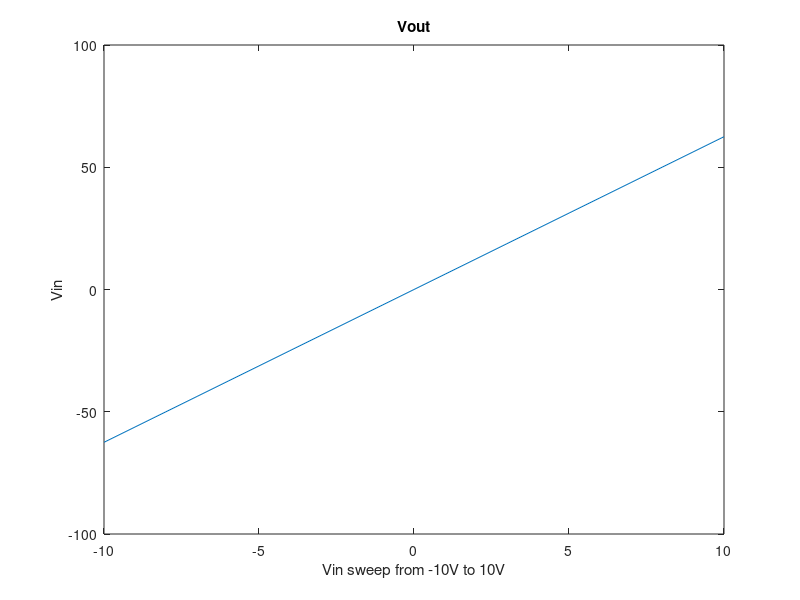
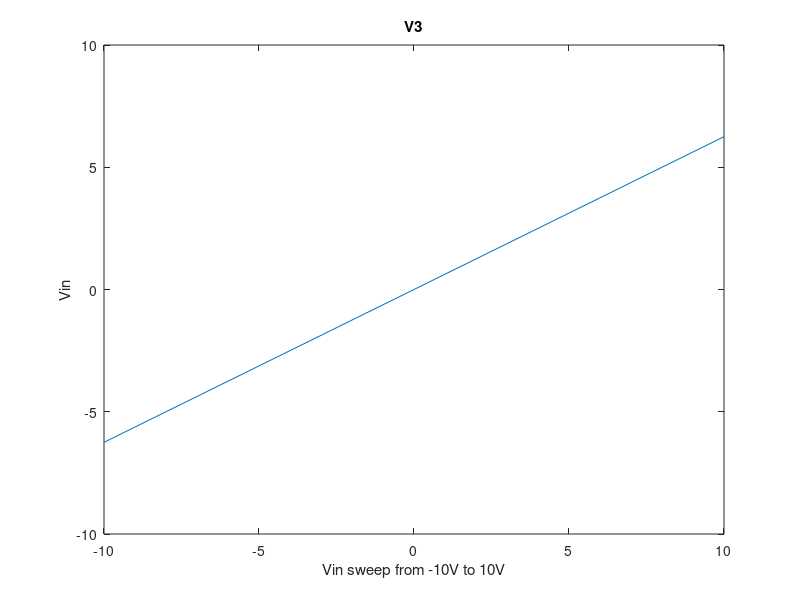
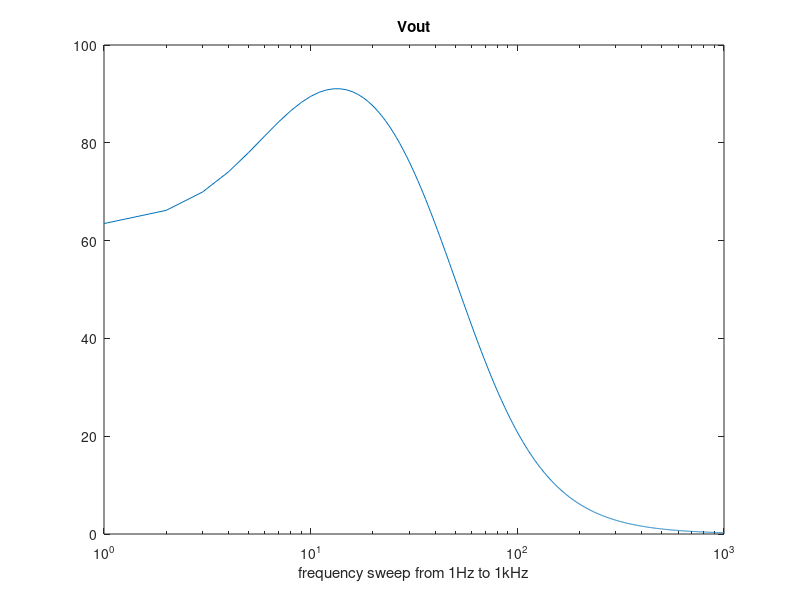
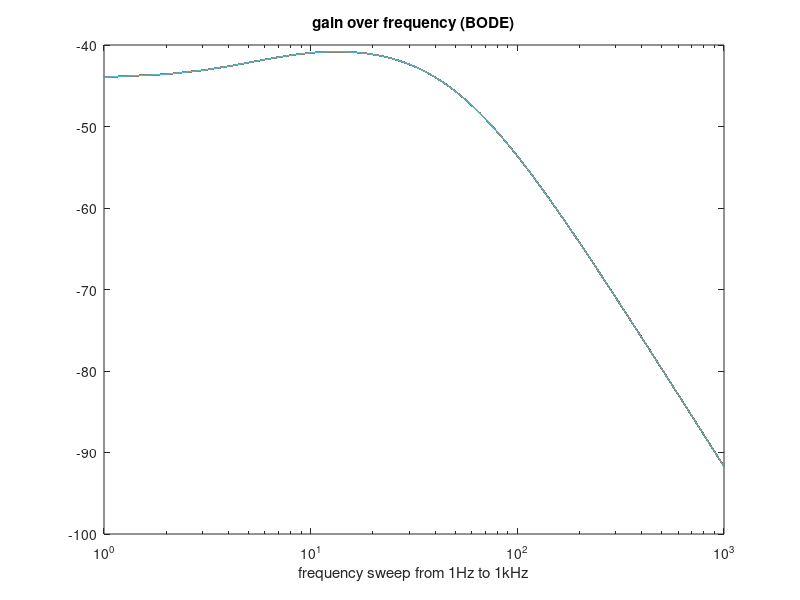

The MATLAB source for these figures, in order: (Note: this script raises an error after producing the figures.)
%% Assignment 4 - Circuit modelling
%% Question 1
% The differential equations for the ciruit in the time-domain are as follows:
% 1) V1 = Vin
% 2) V2 + L(d/dt)*I3 - V3 = 0
% 3) V3 - I3*R3=0
% 4) I3 - V1/R1 - V2*(R2+R1)/(R1*R2) = 0
% 5) V4 - a*I3 = 0
% 6) V5*(R0+R4) -R0*V4 = 0
%
% The same equations in the frequency domain are:
% 1) V1 = Vin
% 2) V2 + L(d/dt)*I3 - V3 = 0
% 3) V3 - I3*R3=0
% 4) I3 - V1/R1 - V2*(R2+R1)/(R1*R2) -C*(d/dt)*(V1-V2)= 0
% 5) V4 - a*I3 = 0
% 6) V5*(R0+R4) -R0*V4 = 0
%

close all
clear all

R1=1;
c=0.25;
R2=2;
L=0.2;
R3=10;
a=100;
R4=0.1;
R0=1000;
Vin=1;

%V=[V1 V2 V3 I3 V4 V5]

F = [Vin 0 0 0 0 0];
C=[0 0 0 0 0 0; 
    0 0 0 L 0 0; 
    0 0 0 0 0 0;
    c -c 0 0 0 0; 
    0 0 0 0 0 0;
    0 0 0 0 0 0];
G=[1 0 0 0 0 0; 
    0 1 -1 0 0 0; 
    0 0 1/R3 -1 0 0;
    -1/R1 ((R1+R2)/(R1*R2)) 0 1 0 0; 
    0 0 0 -a 1 0;
    0 0 0 0 -R0 (R0+R4)];

% DC case
out= zeros(21,6);
in= zeros(1,21);
it=0;
for vin= -10:1:10
    it=it+1;
    F(1)=vin;
    V=G\F';
    
    out(it,:)=V;
    in(it) = vin;
end

figure(1)
plot(in,out(:,6))%plot vin vs. V5 (Vout)
title('Vout')
xlabel('Vin sweep from -10V to 10V')
ylabel('Vin')

figure(2)
plot(in,out(:,3))
title('V3')
xlabel('Vin sweep from -10V to 10V')
ylabel('Vin')

%AC case - frequency sweep
out= zeros(1001,6);
in= zeros(1,1001);
it=0;
for w= 1:1:1000
    it=it+1;
  
    V=(G+1j*w*C)\F';
    
    out(it,:)=V;
    in(it) = w;
end

figure(3)
semilogx(in,real(out(:,6)))
title('Vout')
xlabel('frequency sweep from 1Hz to 1kHz')


figure(4)
semilogx(in,real(20*log10(real(out(:,6)/out(:,1)))))
title('gain over frequency (BODE)')
xlabel('frequency sweep from 1Hz to 1kHz')

%AC case - capacitance sweep (cs)
n=1000;
out= zeros(n,6);
gain= zeros(1,n);
it=0;
w=pi;
 cs=c+0.05*randn(1,n); %std=0.05; c=0.25;
for a=1:n
   c=cs(a);
  C=[0 0 0 0 0 0; 
    0 0 0 L 0 0; 
    0 0 0 0 0 0;
    -c c 0 0 0 0; 
    0 0 0 0 0 0;
    0 0 0 0 0 0];
    
    V=(G+1j*w*C)\F';
     out(a,:)=V;
    gain(a) = (abs(V(6))/abs(V(1)));
  
end


figure(5)
histogram(gain,100)
title('gain as a function of capacitance')
xlabel('gain')

%% Question 2- Transient Circuit Simulation
% Using the above formulation, we can do a transient analysis of the
% circuit. 
% a) This circuit functions as a low pass filter. 
% b) For a low pass filter, signals at frequencies below some cut-off frequency 
% are sent to the output whereas signals at frequencies above the cut-off 
% frequency are attenuated.
%
% The finite difference equation used for the numerical solution of
% transient analysis is $V_i = (F + C*V_(i-1)/dt)(C/dt +G)^(-1)$


%AC case - transient sweep  - Step
n=1000;
out= zeros(n,6);
in= zeros(1,n);

Vin=1;

F = [Vin 0 0 0 0 0];

Vt=zeros(n,6); %present voltage
Vt_1 = zeros(n+1,6); %previous voltage
Vin=0;
Vt(1,:) = inv(C +G)*F' ; %V(t=0)

for t= 2:1:n %ms
    
    if t<3
        Vin=0;
        F = [Vin 0 0 0 0 0];
        Vt(t,:) = inv(C +G)*(F' + C*(Vt(t-1,:)'));
    elseif t>=3
        Vin=1;
        F = [Vin 0 0 0 0 0];
        Vt(t,:) = inv(C +G)*(F' + C*(Vt(t-1,:)'));
    end
    out(t,:)=Vt(t,:);
    in(t) = t; %ms
   
end

figure(6)
plot(in,out(:,6))
hold on;
plot(in,out(:,1))
title('Vout')
xlabel('Time(ms)')
hold off
legend('Vout','Vin')

Fin = fft(out(:,1));
Fout = fft(out(:,6));

figure(7)
plot(real(Fin),real(Fout))
% hold on
% plot(in,real(Fout))
title('Fourier Transform - frequency response ')
% xlabel('f (Hz)')
% ylabel('|P1(f)|')
legend('Vin','Vout')


%AC case - transient sweep - Sine function
n=1000;
out= zeros(n,6);
in= zeros(1,n);

Vin=1;

F = [Vin 0 0 0 0 0];

Vt=zeros(n,6); %present voltage
%Vt_1 = zeros(n+1,6); %previous voltage
Vt(1,:) = inv(C +G)*F' ; %V(t=0)
f=1/0.03; %Hz

for t= 2:1:n %ms
    
    Vin=sin(2*pi*f*t);
    F = [Vin 0 0 0 0 0];
    
    Vt(t,:) = inv(C +G)*(F' + C*(Vt(t-1,:)'));
   
    out(t,:)=Vt(t,:);
    in(t) = t; %ms
   
end
Fs = ones(1,n)*1/n;

figure(8)
plot(in,out(:,6))
hold on;
plot(in,out(:,1))
title('Vout')
xlabel('Time(ms)')
legend('Vout','Vin')
hold off

%need to create frequency vector

Fin = fft(out(:,1));
Fout = fft(out(:,6));

figure(9)
plot(Fs,real(Fin))
hold on
plot(Fs,real(Fout))
title('Fourier Transform - frequency response ')
xlabel('f (Hz)')
ylabel('|P1(f)|')
legend('Vin','Vout')



